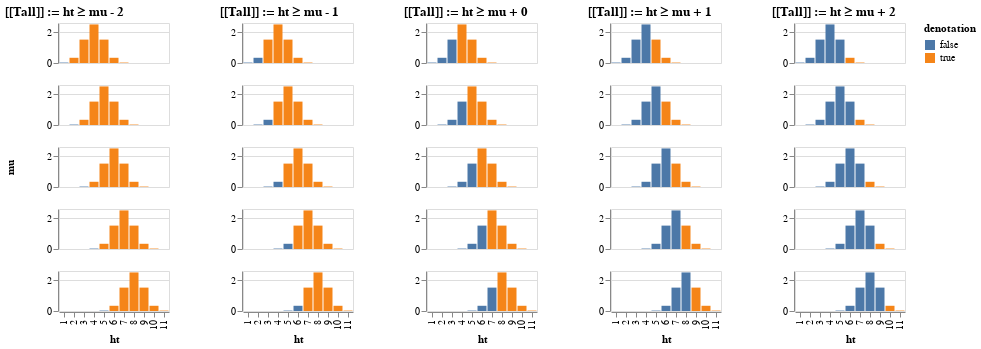

Notebook code for this chart:
### Code cell
import IHaskell.Display (Display(..), javascript, vegalite)
import System.IO
readFile "posDens.vl" >>= \js -> pure (Display [vegalite js])

### Figure 1 — Vega-Lite specification as saved in the notebook (floating-point values rounded to 4 significant figures)
{"$schema": "https://vega.github.io/schema/vega-lite/v3.json", "config": {}, "data": {"values": [{"mu": 4, "w": 1}, {"mu": 4, "w": 2}, {"mu": 4, "w": 3}, {"mu": 4, "w": 4}, {"mu": 4, "w": 5}, {"mu": 4, "w": 6}, {"mu": 4, "w": 7}, {"mu": 4, "w": 8}, {"mu": 4, "w": 9}, {"mu": 4, "w": 10}, {"mu": 4, "w": 11}, {"mu": 5, "w": 1}, {"mu": 5, "w": 2}, {"mu": 5, "w": 3}, {"mu": 5, "w": 4}, {"mu": 5, "w": 5}, {"mu": 5, "w": 6}, {"mu": 5, "w": 7}, {"mu": 5, "w": 8}, {"mu": 5, "w": 9}, {"mu": 5, "w": 10}, {"mu": 5, "w": 11}, {"mu": 6, "w": 1}, {"mu": 6, "w": 2}, {"mu": 6, "w": 3}, {"mu": 6, "w": 4}, {"mu": 6, "w": 5}, {"mu": 6, "w": 6}, {"mu": 6, "w": 7}, {"mu": 6, "w": 8}, {"mu": 6, "w": 9}, {"mu": 6, "w": 10}, {"mu": 6, "w": 11}, {"mu": 7, "w": 1}, {"mu": 7, "w": 2}, {"mu": 7, "w": 3}, {"mu": 7, "w": 4}, {"mu": 7, "w": 5}, {"mu": 7, "w": 6}, {"mu": 7, "w": 7}, {"mu": 7, "w": 8}, {"mu": 7, "w": 9}, {"mu": 7, "w": 10}, {"mu": 7, "w": 11}, {"mu": 8, "w": 1}, {"mu": 8, "w": 2}, {"mu": 8, "w": 3}, {"mu": 8, "w": 4}, {"mu": 8, "w": 5}, {"mu": 8, "w": 6}, {"mu": 8, "w": 7}, {"mu": 8, "w": 8}, {"mu": 8, "w": 9}, {"mu": 8, "w": 10}, {"mu": 8, "w": 11}]}, "description": "Plots a function using a generated sequence.", "hconcat": [{"encoding": {"color": {"field": "den", "title": "denotation", "type": "nominal"}, "row": {"field": "mu", "header": {"labelFontSize": 0}, "type": "nominal"}, "x": {"field": "w", "title": "ht", "type": "nominal"}, "y": {"field": "y", "title": "", "type": "quantitative"}}, "height": 40, "mark": "bar", "title": "[[Tall]] := ht ≥ mu - 2", "transform": [{"as": "den", "calculate": "datum.w - datum.mu >= -2"}], "width": 110}, {"encoding": {"color": {"field": "den", "type": "nominal"}, "row": {"field": "mu", "header": {"labelFontSize": 0}, "title": "", "type": "nominal"}, "x": {"field": "w", "title": "ht", "type": "nominal"}, "y": {"field": "y", "title": "", "type": "quantitative"}}, "height": 40, "mark": "bar", "title": "[[Tall]] := ht ≥ mu - 1", "transform": [{"as": "den", "calculate": "datum.w - datum.mu >= -1"}], "width": 110}, {"encoding": {"color": {"field": "den", "type": "nominal"}, "row": {"field": "mu", "header": {"labelFontSize": 0}, "title": "", "type": "nominal"}, "x": {"field": "w", "title": "ht", "type": "nominal"}, "y": {"field": "y", "title": "", "type": "quantitative"}}, "height": 40, "mark": "bar", "title": "[[Tall]] := ht ≥ mu + 0", "transform": [{"as": "den", "calculate": "datum.w - datum.mu >= 0"}], "width": 110}, {"encoding": {"color": {"field": "den", "type": "nominal"}, "row": {"field": "mu", "header": {"labelFontSize": 0}, "title": "", "type": "nominal"}, "x": {"field": "w", "title": "ht", "type": "nominal"}, "y": {"field": "y", "title": "", "type": "quantitative"}}, "height": 40, "mark": "bar", "title": "[[Tall]] := ht ≥ mu + 1", "transform": [{"as": "den", "calculate": "datum.w - datum.mu >= 1"}], "width": 110}, {"encoding": {"color": {"field": "den", "type": "nominal"}, "row": {"field": "mu", "header": {"labelFontSize": 0}, "title": "", "type": "nominal"}, "x": {"field": "w", "title": "ht", "type": "nominal"}, "y": {"field": "y", "title": "", "type": "quantitative"}}, "height": 40, "mark": "bar", "title": "[[Tall]] := ht ≥ mu + 2", "transform": [{"as": "den", "calculate": "datum.w - datum.mu >= 2"}], "width": 110}], "spacing": 50, "transform": [{"as": "y", "calculate": "exp(-pow(datum.w - datum.mu,2)/(2*pow(1,2)))/1*sqrt(2*PI)"}]}
